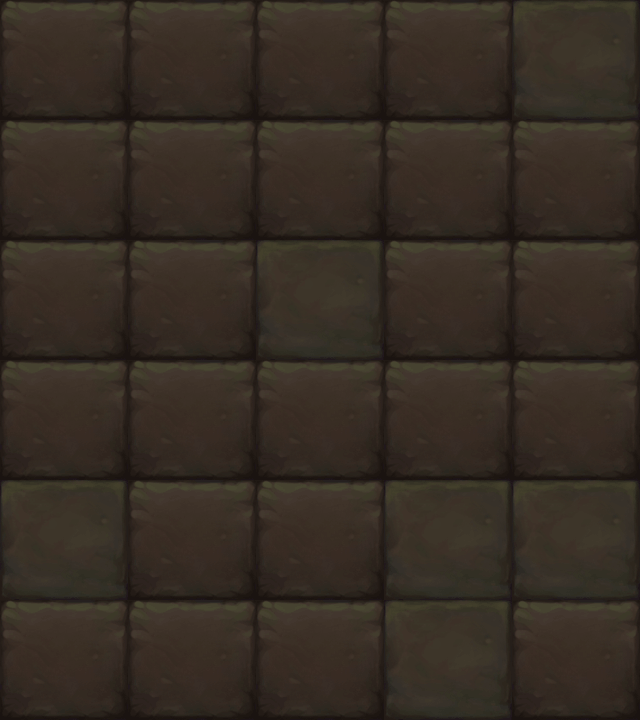

The image is a tile-based game level rendered from a .tmx file. Its description and source (layers, tilesets, objects; grid data summarised) follow:
An orthogonal 5x6 tile map with 128x120 px tiles, 1 tile layer (块层 1).

<map version="1.0" orientation="orthogonal" width="5" height="6" tilewidth="128" tileheight="120">
 <tileset firstgid="1" name="map019" tilewidth="128" tileheight="120">
  <image source="map019.png" width="256" height="120" />
 </tileset>
 <layer name="块层 1" width="5" height="6">
  <data>[30 cells, 30 non-empty, 2 distinct tile ids]</data>
 </layer>
</map>
